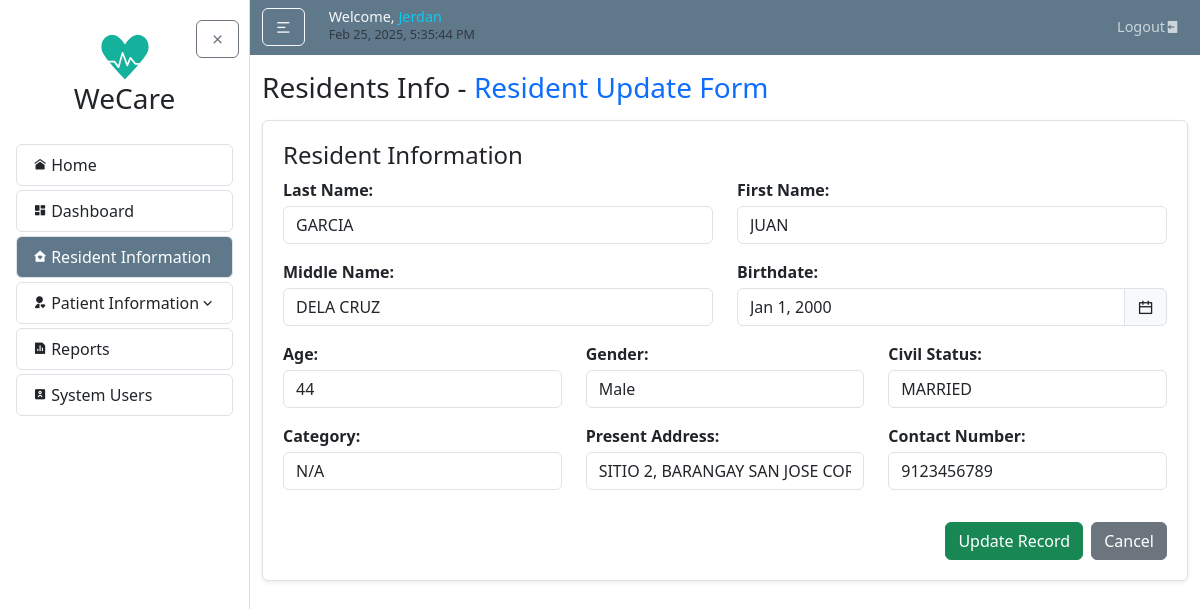
The app's page /residents/residentupdate/R1/ (signed in), older data.
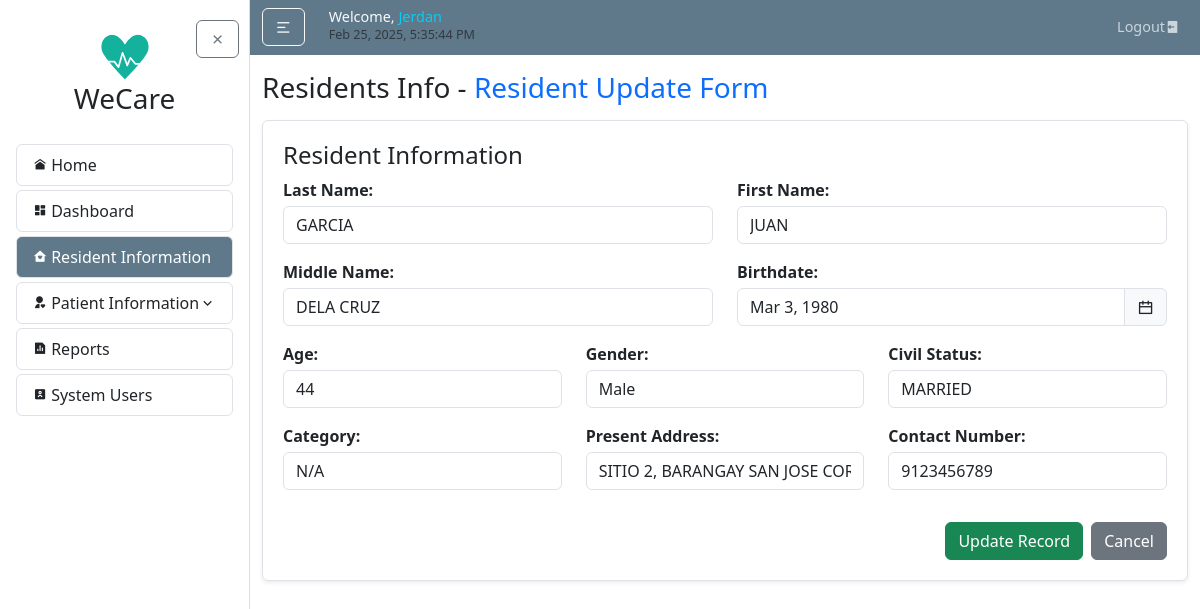
The same page, newer data.
### residentInfo/models.py (models this page shows, shortened)
class Resident(models.Model):
    id = models.CharField(max_length=10, primary_key=True, editable=False)
    family = models.ForeignKey(Family, on_delete=models.CASCADE, related_name='residents', null=True)
    last_name = models.CharField(max_length=100, default="--")
    first_name = models.CharField(max_length=100, default="--")
    middle_name = models.CharField(max_length=100, blank=True, null=True, default="--")
    relationship_to_head = models.CharField(max_length=50, default="--")
    birthdate = models.DateField(default=datetime.date(2000, 1, 1))
    age = models.PositiveIntegerField(default=0)
    civil_status = models.CharField(max_length=50, default="--")
    gender = models.CharField(max_length=20, choices=GENDER_CHOICES, default="Male")
    category = models.CharField(max_length=20, choices=CATEGORY_CHOICES, default='N/A')
    present_address = models.CharField(max_length=255, default="--")
    contact_number = models.CharField(max_length=20, default="--")
    date_updated = models.DateTimeField(auto_now=True)

### residentInfo/views.py (the view, shortened to what this page needs)
# urls.py: path('residentupdate/<str:pk>/', views.resident_update, name='resident-update'),
@login_required
def resident_update(request, pk):
    resident = get_object_or_404(Resident, pk=pk)
    return render(request, 'residentInfo/resident_update.html', {'resident': resident})

### residentInfo/templates/residentInfo/resident_update.html (shortened to what this page needs)
{% extends "home/layout.html" %}
{% load crispy_forms_tags %}
{% load static %}
{% block style %}
<link rel="stylesheet" href="{% static 'residentInfo/main.css' %}">
{% endblock style %}
{% block body %}
<h3 class="mb-3">Residents Info - <span class="text-primary">Resident Update Form</span></h3>
<article class="content-section border rounded shadow-sm">
    <form method="POST" action="{% url 'resident-update' resident.id %}">
        <h4>Resident Information</h4>
        <div class="row">
            <div class="col-md-6 form-group">
                <label for="last_name">Last Name:</label>
                <input type="text" id="last_name" name="last_name" class="form-control" value="{{ resident.last_name }}" required>
            </div>
            <div class="col-md-6 form-group">
                <label for="first_name">First Name:</label>
                <input type="text" id="first_name" name="first_name" class="form-control" value="{{ resident.first_name }}" required>
            </div>
        </div>
        <div class="row">
            <div class="col-md-6 form-group">
                <label for="middle_name">Middle Name:</label>
                <input type="text" id="middle_name" name="middle_name" class="form-control" value="{{ resident.middle_name }}">
            </div>
            <div class="col-md-6 form-group">
                <label for="birthdate">Birthdate:</label>
                <div class="input-group">
                    <input type="text" id="birthdate" name="birthdate" class="form-control flatpickr" value="{{ resident.birthdate|date:"M j, Y" }}" required>
                    <span class="input-group-text"><i class="ri-calendar-line"></i></span>
                </div>
            </div>
        </div>
        <div class="row">
            <div class="col-md-4 form-group">
                <label for="age">Age:</label>
                <input type="number" id="age" name="age" class="form-control" value="{{ resident.age }}" required min="0" max="999">
            </div>
            <div class="col-md-4 form-group">
                <label for="gender">Gender:</label>
                <select id="gender" name="gender" class="form-control" required>
                    <option value="Male" {% if resident.gender == "Male" %}selected{% endif %}>Male</option>
                </select>
            </div>
            <div class="col-md-4 form-group">
                <label for="civil_status">Civil Status:</label>
                <input type="text" id="civil_status" name="civil_status" class="form-control" value="{{ resident.civil_status }}" required>
            </div>
        </div>
        <div class="row">
            <div class="col-md-4 form-group">
                <label for="category">Category:</label>
                <select id="category" name="category" class="form-control">
                  <option value="N/A" {% if resident.category == "N/A" %}selected{% endif %}>N/A</option>
                </select>
            </div>
            <div class="col-md-4 form-group">
                <label for="present_address">Present Address:</label>
                <input type="text" id="present_address" name="present_address" class="form-control" value="{{ resident.present_address }}" required>
            </div>
            <div class="col-md-4 form-group">
                <label for="contact_number">Contact Number:</label>
                <input type="text" id="contact_number" name="contact_number" class="form-control" value="{{ resident.contact_number }}" required>
            </div>
        </div>
        <div class="mt-3 text-end d-flex align-items-center justify-content-end">
            <input type="submit" class="btn btn-success my-auto" value="Update Record">
            <a href="{% url 'resident-list' %}" class="btn btn-secondary ms-2 my-auto">Cancel</a>
        </div>
    </form>
</article>
{% endblock body %}

Row changes from the older to the newer data that the page shows:
changed Resident "GARCIA": birthdate "Jan 1, 2000" → "Mar 3, 1980"
